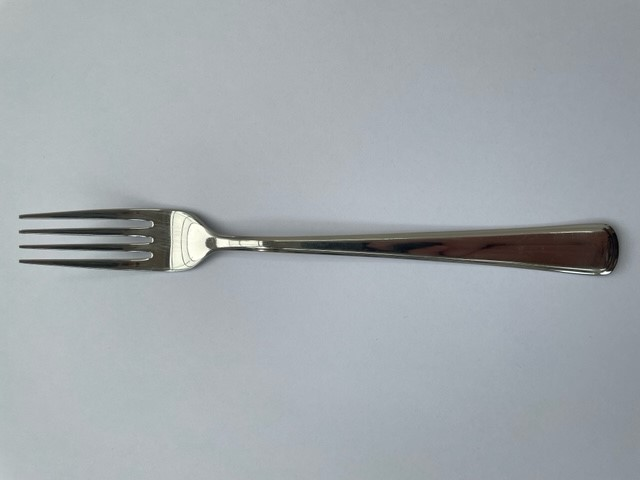
#> input picture images/fork_l.jpg, 640 x 480 px, found by its file name
$ python FLANN_feature_matching.py
#> lines starting #> are read from the running program, lines starting #| are printed output that depends on the picture
from __future__ import print_function
import cv2 as cv
import numpy as np

"""

cv.samples.addSamplesDataSearchPath('./images/fks')
#src = cv.imread(cv.samples.findFile(args.input), cv.IMREAD_GRAYSCALE)
src = cv.imread(cv.samples.findFile('spoon_s.jpg'), cv.IMREAD_GRAYSCALE)
if src is None:
    print('Could not open or find the image:', args.input)
    exit(0)
#-- Step 1: Detect the keypoints using SIFT Detector
detector = cv.SIFT_create()
keypoints = detector.detect(src)
#-- Draw keypoints
img_keypoints = np.empty((src.shape[0], src.shape[1], 3), dtype=np.uint8)
cv.drawKeypoints(src, keypoints, img_keypoints)
#-- Show detected (drawn) keypoints
cv.imshow('SIFT Keypoints', img_keypoints)
cv.waitKey()

"""

cv.samples.addSamplesDataSearchPath('../images/fks')
img1 = cv.imread(cv.samples.findFile('fork_l.jpg'), cv.IMREAD_GRAYSCALE)
#> img1: shape (480, 640); min 0, max 255, mean 166.7
#img1 = cv.resize(img1, (540, 540))
img2 = cv.imread(cv.samples.findFile('kfs.jpg'), cv.IMREAD_GRAYSCALE)
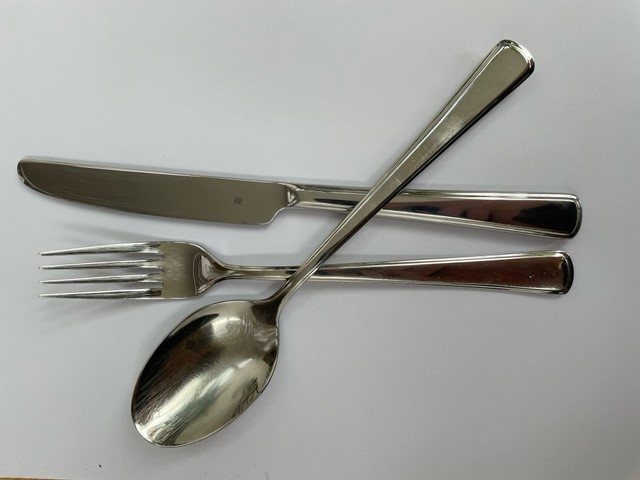
#> input picture images/kfs.jpg, 640 x 480 px, found by its file name
#> img2: shape (480, 640); min 0, max 255, mean 158.5
#img2 = cv.resize(img2, (540, 540))
if img1 is None or img2 is None:
    print('Could not open or find the images!')
    exit(0)
#-- Step 1: Detect the keypoints using SURF Detector, compute the descriptors
detector = cv.SIFT_create()
keypoints1, descriptors1 = detector.detectAndCompute(img1, None)
#> keypoints1 = 60 keypoints; strongest (x, y, size): (221, 243, 6.6), (605, 273, 2.3), (188, 241, 24.7), (244, 243, 4.7)
keypoints2, descriptors2 = detector.detectAndCompute(img2, None)
#> keypoints2 = 253 keypoints; strongest (x, y, size): (560, 219, 26.6), (557, 255, 2.8), (553, 289, 2), (180, 353, 38.7)
#-- Step 2: Matching descriptor vectors with a FLANN based matcher
# Since SURF is a floating-point descriptor NORM_L2 is used
matcher = cv.DescriptorMatcher_create(cv.DescriptorMatcher_FLANNBASED)
knn_matches = matcher.knnMatch(descriptors1, descriptors2, 2)
#> knn_matches = 60 matches
#-- Filter matches using the Lowe's ratio test
ratio_thresh = 0.7
good_matches = []
for m,n in knn_matches:
    if m.distance < ratio_thresh * n.distance:
        good_matches.append(m)
#> this loop made 60 passes
#> after the loop, good_matches = 1 matches
#-- Draw matches
img_matches = np.empty((max(img1.shape[0], img2.shape[0]), img1.shape[1]+img2.shape[1], 3), dtype=np.uint8)
cv.drawMatches(img1, keypoints1, img2, keypoints2, good_matches, img_matches, flags=cv.DrawMatchesFlags_NOT_DRAW_SINGLE_POINTS)
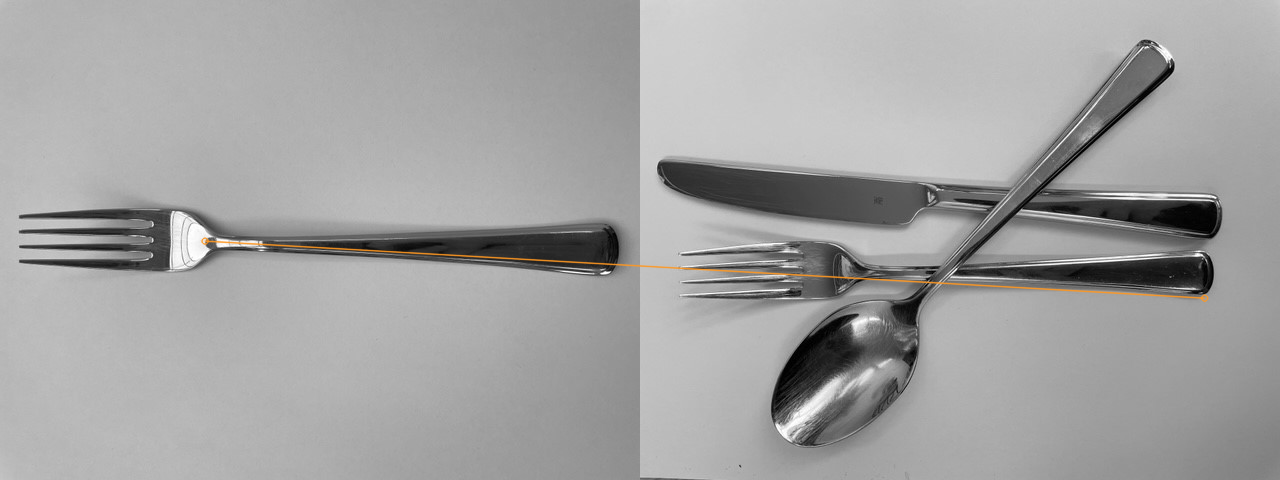
#> img_matches: shape (480, 1280, 3); mean of channels 0, 1, 2 162.5, 162.7, 163; drawn as B, G, R
#-- Show detected matches
cv.namedWindow('Good Matches',cv.WINDOW_NORMAL)
cv.resizeWindow('Good Matches', 1000,1500)
cv.imshow('Good Matches', img_matches)
cv.waitKey(0)
